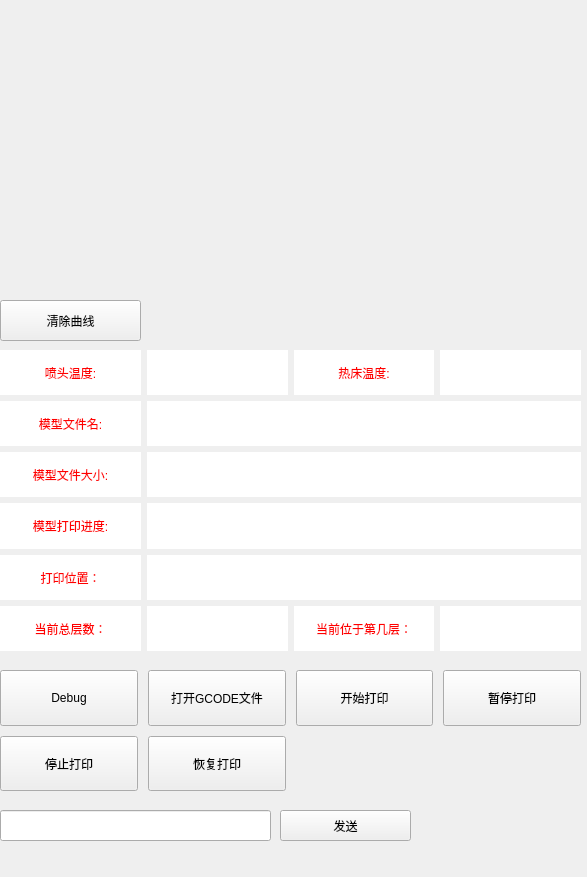
<?xml version="1.0" encoding="UTF-8"?>
<ui version="4.0">
 <class>MainWindow</class>
 <widget class="QMainWindow" name="MainWindow">
  <property name="geometry">
   <rect>
    <x>0</x>
    <y>0</y>
    <width>587</width>
    <height>877</height>
   </rect>
  </property>
  <property name="windowTitle">
   <string>MainWindow</string>
  </property>
  <widget class="QWidget" name="centralwidget">
   <widget class="QPushButton" name="send_cmd">
    <property name="geometry">
     <rect>
      <x>280</x>
      <y>810</y>
      <width>131</width>
      <height>31</height>
     </rect>
    </property>
    <property name="text">
     <string>发送</string>
    </property>
   </widget>
   <widget class="QLineEdit" name="lineEdit">
    <property name="geometry">
     <rect>
      <x>0</x>
      <y>810</y>
      <width>271</width>
      <height>31</height>
     </rect>
    </property>
   </widget>
   <widget class="QCustomPlot" name="curveShowWidget" native="true">
    <property name="geometry">
     <rect>
      <x>0</x>
      <y>10</y>
      <width>581</width>
      <height>281</height>
     </rect>
    </property>
   </widget>
   <widget class="QPushButton" name="clear_plot">
    <property name="geometry">
     <rect>
      <x>0</x>
      <y>300</y>
      <width>141</width>
      <height>41</height>
     </rect>
    </property>
    <property name="text">
     <string>清除曲线</string>
    </property>
   </widget>
   <widget class="QWidget" name="">
    <property name="geometry">
     <rect>
      <x>0</x>
      <y>350</y>
      <width>581</width>
      <height>301</height>
     </rect>
    </property>
    <layout class="QGridLayout" name="gridLayout">
     <item row="0" column="0">
      <widget class="QLabel" name="label">
       <property name="styleSheet">
        <string notr="true">background-color: rgb(255, 255, 255);
color: rgb(255, 0, 0);
font: 10pt &quot;Sans Serif&quot;;</string>
       </property>
       <property name="text">
        <string>喷头温度:</string>
       </property>
       <property name="alignment">
        <set>Qt::AlignCenter</set>
       </property>
      </widget>
     </item>
     <item row="0" column="1">
      <widget class="QLabel" name="hotend_temp">
       <property name="styleSheet">
        <string notr="true">background-color: rgb(255, 255, 255);
color: rgb(255, 0, 0);
font: 12pt &quot;Sans Serif&quot;;</string>
       </property>
       <property name="text">
        <string/>
       </property>
       <property name="alignment">
        <set>Qt::AlignCenter</set>
       </property>
      </widget>
     </item>
     <item row="0" column="2">
      <widget class="QLabel" name="label_2">
       <property name="styleSheet">
        <string notr="true">background-color: rgb(255, 255, 255);
color: rgb(255, 0, 0);
font: 10pt &quot;Sans Serif&quot;;</string>
       </property>
       <property name="text">
        <string>热床温度:</string>
       </property>
       <property name="alignment">
        <set>Qt::AlignCenter</set>
       </property>
      </widget>
     </item>
     <item row="0" column="3">
      <widget class="QLabel" name="hotbed_temp">
       <property name="styleSheet">
        <string notr="true">background-color: rgb(255, 255, 255);
color: rgb(255, 0, 0);
font: 12pt &quot;Sans Serif&quot;;</string>
       </property>
       <property name="text">
        <string/>
       </property>
       <property name="alignment">
        <set>Qt::AlignCenter</set>
       </property>
      </widget>
     </item>
     <item row="1" column="0">
      <widget class="QLabel" name="label_3">
       <property name="styleSheet">
        <string notr="true">background-color: rgb(255, 255, 255);
color: rgb(255, 0, 0);
font: 10pt &quot;Sans Serif&quot;;</string>
       </property>
       <property name="text">
        <string>模型文件名:</string>
       </property>
       <property name="alignment">
        <set>Qt::AlignCenter</set>
       </property>
      </widget>
     </item>
     <item row="1" column="1" colspan="3">
      <widget class="QLabel" name="model_name">
       <property name="styleSheet">
        <string notr="true">background-color: rgb(255, 255, 255);
color: rgb(255, 0, 0);
font: 14pt &quot;Sans Serif&quot;;</string>
       </property>
       <property name="text">
        <string/>
       </property>
       <property name="alignment">
        <set>Qt::AlignCenter</set>
       </property>
      </widget>
     </item>
     <item row="2" column="0">
      <widget class="QLabel" name="label_4">
       <property name="styleSheet">
        <string notr="true">background-color: rgb(255, 255, 255);
color: rgb(255, 0, 0);
font: 10pt &quot;Sans Serif&quot;;</string>
       </property>
       <property name="text">
        <string>模型文件大小:</string>
       </property>
       <property name="alignment">
        <set>Qt::AlignCenter</set>
       </property>
      </widget>
     </item>
     <item row="2" column="1" colspan="3">
      <widget class="QLabel" name="model_size">
       <property name="styleSheet">
        <string notr="true">background-color: rgb(255, 255, 255);
color: rgb(255, 0, 0);
font: 16pt &quot;Sans Serif&quot;;</string>
       </property>
       <property name="text">
        <string/>
       </property>
       <property name="alignment">
        <set>Qt::AlignCenter</set>
       </property>
      </widget>
     </item>
     <item row="3" column="0">
      <widget class="QLabel" name="label_5">
       <property name="styleSheet">
        <string notr="true">background-color: rgb(255, 255, 255);
color: rgb(255, 0, 0);
font: 10pt &quot;Sans Serif&quot;;</string>
       </property>
       <property name="text">
        <string>模型打印进度:</string>
       </property>
       <property name="alignment">
        <set>Qt::AlignCenter</set>
       </property>
      </widget>
     </item>
     <item row="3" column="1" colspan="3">
      <widget class="QLabel" name="print_process">
       <property name="styleSheet">
        <string notr="true">background-color: rgb(255, 255, 255);
color: rgb(255, 0, 0);
font: 16pt &quot;Sans Serif&quot;;</string>
       </property>
       <property name="text">
        <string/>
       </property>
       <property name="alignment">
        <set>Qt::AlignCenter</set>
       </property>
      </widget>
     </item>
     <item row="4" column="0">
      <widget class="QLabel" name="label_6">
       <property name="styleSheet">
        <string notr="true">background-color: rgb(255, 255, 255);
color: rgb(255, 0, 0);
font: 10pt &quot;Sans Serif&quot;;</string>
       </property>
       <property name="text">
        <string>打印位置：</string>
       </property>
       <property name="alignment">
        <set>Qt::AlignCenter</set>
       </property>
      </widget>
     </item>
     <item row="4" column="1" colspan="3">
      <widget class="QLabel" name="print_move_postion">
       <property name="styleSheet">
        <string notr="true">background-color: rgb(255, 255, 255);
color: rgb(255, 0, 0);
font: 16pt &quot;Sans Serif&quot;;</string>
       </property>
       <property name="text">
        <string/>
       </property>
       <property name="alignment">
        <set>Qt::AlignCenter</set>
       </property>
      </widget>
     </item>
     <item row="5" column="0">
      <widget class="QLabel" name="label_7">
       <property name="styleSheet">
        <string notr="true">background-color: rgb(255, 255, 255);
color: rgb(255, 0, 0);
font: 10pt &quot;Sans Serif&quot;;</string>
       </property>
       <property name="text">
        <string>当前总层数：</string>
       </property>
       <property name="alignment">
        <set>Qt::AlignCenter</set>
       </property>
      </widget>
     </item>
     <item row="5" column="1">
      <widget class="QLabel" name="all_layer_num">
       <property name="styleSheet">
        <string notr="true">background-color: rgb(255, 255, 255);
color: rgb(255, 0, 0);
font: 16pt &quot;Sans Serif&quot;;</string>
       </property>
       <property name="text">
        <string/>
       </property>
       <property name="alignment">
        <set>Qt::AlignCenter</set>
       </property>
      </widget>
     </item>
     <item row="5" column="2">
      <widget class="QLabel" name="label_8">
       <property name="styleSheet">
        <string notr="true">background-color: rgb(255, 255, 255);
color: rgb(255, 0, 0);
font: 10pt &quot;Sans Serif&quot;;</string>
       </property>
       <property name="text">
        <string>当前位于第几层：</string>
       </property>
       <property name="alignment">
        <set>Qt::AlignCenter</set>
       </property>
      </widget>
     </item>
     <item row="5" column="3">
      <widget class="QLabel" name="cur_layer_num">
       <property name="styleSheet">
        <string notr="true">background-color: rgb(255, 255, 255);
color: rgb(255, 0, 0);
font: 16pt &quot;Sans Serif&quot;;</string>
       </property>
       <property name="text">
        <string/>
       </property>
       <property name="alignment">
        <set>Qt::AlignCenter</set>
       </property>
      </widget>
     </item>
    </layout>
   </widget>
   <widget class="QWidget" name="">
    <property name="geometry">
     <rect>
      <x>0</x>
      <y>670</y>
      <width>581</width>
      <height>121</height>
     </rect>
    </property>
    <layout class="QGridLayout" name="gridLayout_2">
     <property name="spacing">
      <number>10</number>
     </property>
     <item row="0" column="0">
      <widget class="QPushButton" name="debug">
       <property name="sizePolicy">
        <sizepolicy hsizetype="Expanding" vsizetype="Expanding">
         <horstretch>0</horstretch>
         <verstretch>0</verstretch>
        </sizepolicy>
       </property>
       <property name="text">
        <string>Debug</string>
       </property>
      </widget>
     </item>
     <item row="0" column="1">
      <widget class="QPushButton" name="open_gcode_file">
       <property name="sizePolicy">
        <sizepolicy hsizetype="Expanding" vsizetype="Expanding">
         <horstretch>0</horstretch>
         <verstretch>0</verstretch>
        </sizepolicy>
       </property>
       <property name="text">
        <string>打开GCODE文件</string>
       </property>
      </widget>
     </item>
     <item row="0" column="2">
      <widget class="QPushButton" name="start_print">
       <property name="sizePolicy">
        <sizepolicy hsizetype="Expanding" vsizetype="Expanding">
         <horstretch>0</horstretch>
         <verstretch>0</verstretch>
        </sizepolicy>
       </property>
       <property name="text">
        <string>开始打印</string>
       </property>
      </widget>
     </item>
     <item row="0" column="3">
      <widget class="QPushButton" name="pause_print">
       <property name="sizePolicy">
        <sizepolicy hsizetype="Expanding" vsizetype="Expanding">
         <horstretch>0</horstretch>
         <verstretch>0</verstretch>
        </sizepolicy>
       </property>
       <property name="text">
        <string>暂停打印</string>
       </property>
      </widget>
     </item>
     <item row="1" column="0">
      <widget class="QPushButton" name="stop_print">
       <property name="sizePolicy">
        <sizepolicy hsizetype="Expanding" vsizetype="Expanding">
         <horstretch>0</horstretch>
         <verstretch>0</verstretch>
        </sizepolicy>
       </property>
       <property name="text">
        <string>停止打印</string>
       </property>
      </widget>
     </item>
     <item row="1" column="1">
      <widget class="QPushButton" name="recovery_print">
       <property name="sizePolicy">
        <sizepolicy hsizetype="Expanding" vsizetype="Expanding">
         <horstretch>0</horstretch>
         <verstretch>0</verstretch>
        </sizepolicy>
       </property>
       <property name="text">
        <string>恢复打印</string>
       </property>
      </widget>
     </item>
    </layout>
   </widget>
  </widget>
  <widget class="QMenuBar" name="menubar">
   <property name="geometry">
    <rect>
     <x>0</x>
     <y>0</y>
     <width>587</width>
     <height>23</height>
    </rect>
   </property>
  </widget>
 </widget>
 <customwidgets>
  <customwidget>
   <class>QCustomPlot</class>
   <extends>QWidget</extends>
   <header location="global">qcustomplot.h</header>
   <container>1</container>
  </customwidget>
 </customwidgets>
 <resources/>
 <connections/>
</ui>
